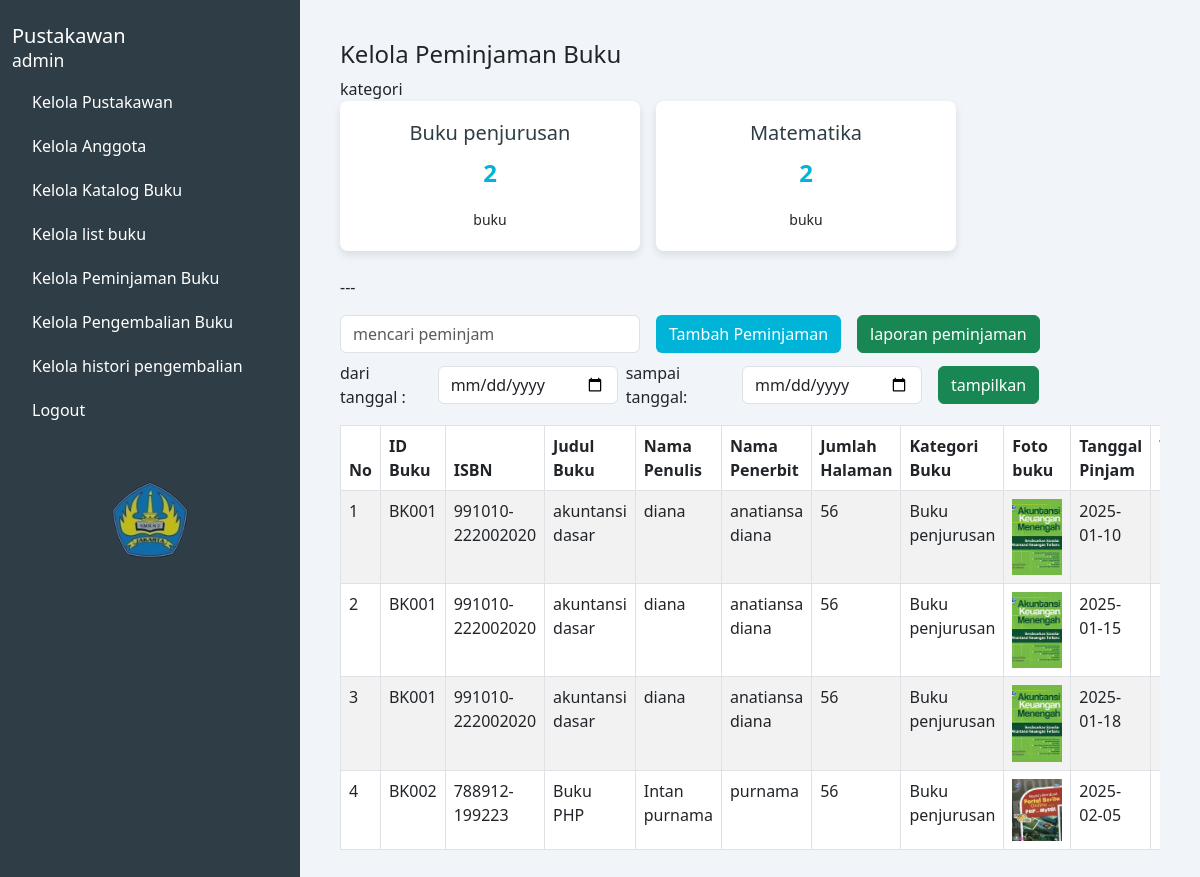
Page /kelola_peminjaman.php on the committed database.
### tables this page shows
CREATE TABLE `data_pinjam` (
  `id_buku` varchar(11) NOT NULL,
  `judul_buku` varchar(255) NOT NULL,
  `kategori_buku` varchar(255) DEFAULT NULL,
  `isbn` varchar(255) NOT NULL,
  `nama_penulis` varchar(255) NOT NULL,
  `nama_penerbit` varchar(255) NOT NULL,
  `jumlah_halaman` int(11) NOT NULL,
  `foto` longblob DEFAULT NULL,
  `tanggal_pinjam` date DEFAULT NULL,
  `tanggal_pengembalian` date DEFAULT NULL
);

### kelola_peminjaman.php (the view, shortened to what this page needs)
<?php
$koneksi = mysqli_connect("localhost", "root", "", "perpustakaan");
$startDate = isset($_GET['start_date']) ? mysqli_real_escape_string($koneksi, $_GET['start_date']) : '';
$endDate = isset($_GET['end_date']) ? mysqli_real_escape_string($koneksi, $_GET['end_date']) : '';
$query = "SELECT * FROM data_pinjam";
$result = mysqli_query($koneksi, $query);
$categoryQuery = "SELECT kategori_buku, COUNT(*) AS book_count FROM data_buku GROUP BY kategori_buku ORDER BY kategori_buku ASC";
$categoryResult = mysqli_query($koneksi, $categoryQuery);
$categories = [];
if ($categoryResult) {
    while ($row = mysqli_fetch_assoc($categoryResult)) {
        $categories[] = $row;
    }
}
?>
<!DOCTYPE html>
<html lang="en">
<head>
    <link href="https://cdn.jsdelivr.net/npm/bootstrap@5.3.0/dist/css/bootstrap.min.css" rel="stylesheet" />
</head>
<body>
<div class="container-fluid">
    <div class="row">
        <nav class="col-md-3 d-none d-md-block sidebar min-vh-100 position-relative">
            <h5 class="pt-4">Pustakawan<br /><small>admin</small></h5>
            <a href="kelola_pustakawan.php">Kelola Pustakawan</a>
            <a href="kelola_anggota.php">Kelola Anggota</a>
            <a href="kelola_katalog.php">Kelola Katalog Buku</a>
            <a href="kelola_list_buku.php">Kelola list buku</a>
            <a href="kelola_peminjaman.php">Kelola Peminjaman Buku</a>
            <a href="kelola_pengembalian.php">Kelola Pengembalian Buku</a>
            <a href="kelola_histori.php">Kelola histori pengembalian</a>
            <a href="logout.php" data-bs-toggle="modal" data-bs-target="#logoutModal">Logout</a>
            <div class="image-box text-center mt-5">
                <img src="assets/logo_sekolah.png" alt="icon" />
            </div>
        </nav>
        <main class="col-md-9 col-12 main-content">
            <h4>Kelola Peminjaman Buku</h4>
            kategori
            <div class="d-flex flex-wrap justify-content-center justify-content-md-start gap-3 mb-4">
                <?php if (!empty($categories)): ?>
                    <?php foreach ($categories as $category): ?>
                        <div class="category-card">
                            <h5><?php echo htmlspecialchars($category['kategori_buku']); ?></h5>
                            <p><?php echo htmlspecialchars($category['book_count']); ?></p>
                            <small>buku</small>
                        </div>
                    <?php endforeach; ?>
                <?php else: ?>
                    <div class="alert alert-warning w-100 text-center" role="alert">
                        Tidak ada kategori buku ditemukan.
                    </div>
                <?php endif; ?>
            </div>
            ---
            <div class="d-flex flex-wrap gap-2 align-items-center mb-3 mt-3">
                <input type="text" id="searchInput" class="form-control form-control-md me-2" placeholder="mencari peminjam" style="max-width: 300px;" oninput="filterTable()" />
                <button class="btn btn-tambah btn-md" data-bs-toggle="modal" data-bs-target="#tambahPeminjamanModal">Tambah Peminjaman</button>
                <a href="export_peminjaman.php?start_date=<?php echo htmlspecialchars($startDate); ?>&end_date=<?php echo htmlspecialchars($endDate); ?>" class="btn btn-success ms-2">laporan peminjaman</a>
                <form class="d-flex align-items-center" method="GET" action="">
                    <label for="start_date" class="form-label me-2 mb-0">dari tanggal :</label>
                    <input type="date" class="form-control me-2" id="start_date" name="start_date" value="<?php echo htmlspecialchars($startDate); ?>" style="max-width: 180px;">
                    <label for="end_date" class="form-label me-2 mb-0">sampai tanggal:</label>
                    <input type="date" class="form-control me-2" id="end_date" name="end_date" value="<?php echo htmlspecialchars($endDate); ?>" style="max-width: 180px;">
                    <button type="submit" class="btn btn-success ms-2">tampilkan</button>
                </form>
            </div>
            <div class="table-responsive">
                <table class="table table-bordered table-striped" id="PeminjamanTable">
                    <thead>
                        <tr>
                            <th>No</th>
                            <th>ID Buku</th>
                            <th>ISBN</th>
                            <th>Judul Buku</th>
                            <th>Nama Penulis</th>
                            <th>Nama Penerbit</th>
                            <th>Jumlah Halaman</th>
                            <th>Kategori Buku</th>
                            <th>Foto buku</th>
                            <th>Tanggal Pinjam</th>
                            <th>Tanggal Pengembalian</th>
                        </tr>
                    </thead>
                    <tbody>
                        <?php
                        $no = 1;
                        while ($row = mysqli_fetch_assoc($result)) {
                            echo "<tr>";
                            echo "<td>" . $no++ . "</td>";
                            echo "<td>" . htmlspecialchars($row['id_buku']) . "</td>";
                            echo "<td>" . htmlspecialchars($row['isbn']) . "</td>";
                            echo "<td>" . htmlspecialchars($row['judul_buku']) . "</td>";
                            echo "<td>" . htmlspecialchars($row['nama_penulis']) . "</td>";
                            echo "<td>" . htmlspecialchars($row['nama_penerbit']) . "</td>";
                            echo "<td>" . htmlspecialchars($row['jumlah_halaman']) . "</td>";
                            echo "<td>" . htmlspecialchars($row['kategori_buku']) . "</td>";
                            echo "<td><img src='" . htmlspecialchars($row['foto']) . "' alt='Foto Buku' style='width: 50px; height: auto;'></td>";
                            echo "<td>" . htmlspecialchars($row['tanggal_pinjam']) . "</td>";
                            echo "<td>" . htmlspecialchars($row['tanggal_pengembalian']) . "</td>";
                            echo "</tr>";
                        }
                        ?>
                    </tbody>
                </table>
            </div>
        </main>
    </div>
</div>
</body>
</html>

### kelola_peminjaman.php (style rules this page uses)
body { background-color: #f1f5f9; }
.sidebar { background-color: #2f3e46; color: white; }
.sidebar a { display: block; color: white; padding: 10px 20px; text-decoration: none; }
.sidebar .image-box img { width: 80px; opacity: 0.7; }
.main-content { padding: 40px; }
.table thead { background-color: #f8f9fa; }
.btn-tambah { background-color: #00b4d8; color: white; }
.category-card { background-color: #fff; border-radius: 8px; box-shadow: 0 4px 8px rgba(0, 0, 0, 0.1); padding: 20px; text-align: center; flex: 1 1 calc(33% - 20px); min-width: 200px; max-width: 300px; }
.category-card h5 { color: #2f3e46; margin-bottom: 10px; }
.category-card p { font-size: 1.5rem; font-weight: bold; color: #00b4d8; }

### rows in the picture
data_pinjam: id_buku "BK001", isbn "991010-222002020", judul_buku "akuntansi dasar", nama_penulis "diana", nama_penerbit "anatiansa diana", jumlah_halaman "56", kategori_buku "Buku penjurusan", foto (picture), tanggal_pinjam "2025-01-10"
data_pinjam: id_buku "BK001", isbn "991010-222002020", judul_buku "akuntansi dasar", nama_penulis "diana", nama_penerbit "anatiansa diana", jumlah_halaman "56", kategori_buku "Buku penjurusan", foto (picture), tanggal_pinjam "2025-01-15"
data_pinjam: id_buku "BK001", isbn "991010-222002020", judul_buku "akuntansi dasar", nama_penulis "diana", nama_penerbit "anatiansa diana", jumlah_halaman "56", kategori_buku "Buku penjurusan", foto (picture), tanggal_pinjam "2025-01-18"
data_pinjam: id_buku "BK002", isbn "788912-199223", judul_buku "Buku PHP", nama_penulis "Intan purnama", nama_penerbit "purnama", jumlah_halaman "56", kategori_buku "Buku penjurusan", foto (picture), tanggal_pinjam "2025-02-05"

### other values in the picture
$category['kategori_buku'] "Buku penjurusan"
$category['book_count'] "2"
$category['kategori_buku'] "Matematika"
